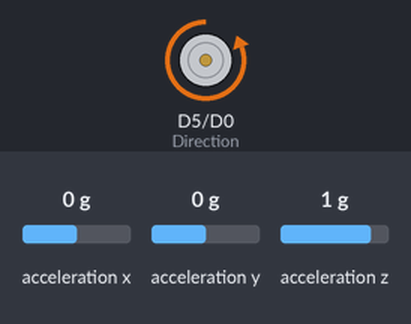
This sketch was run on a simulated ESP8266 (NodeMCU). Parts: direction and speed pins drawn as motors (green arrow = direction pin HIGH = forward, orange = LOW = backward, longer = more drive). The inputs (shaded band) are chosen by the test bench; at power-on: acceleration x 0 g, acceleration y 0 g, acceleration z 1 g. What the sketch prints to the serial monitor is not drawn.

Above: at 1.1 s.
At 6.1 s:
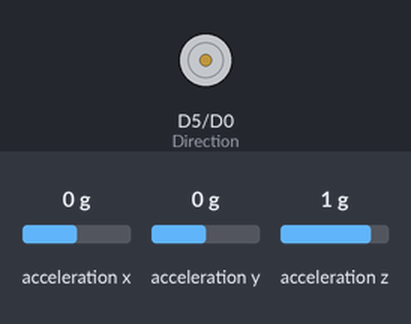
Timing chart, 0 to 7.8 s (numbered marks = the images above):
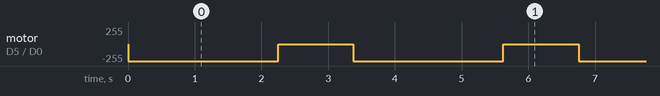

The sketch:

Accelerometer.ino
```cpp
/*
* AUTHORS: YOUR NAMES
* VERSION: 1.0.O
* NOTES:
*      - for testing the MMA8451Q accelerometer sensor
*      - Make sure common ground between sensor and microcontroller.
*      - Pin = 4 SDA Pin 5 = SCL on Lolin.
*/

#include <Wire.h>
#include <Adafruit_MMA8451.h>
#include <Adafruit_Sensor.h>

Adafruit_MMA8451 mma = Adafruit_MMA8451();

void setup(void)
{
  Serial.begin(115200);
  pinMode(D0, OUTPUT); // PWM
  pinMode(D5, OUTPUT); // Direction

  // Motor in stop state
  digitalWrite(D5, LOW);
  analogWrite(D0, 0);

  if (!mma.begin())
  {
    Serial.println("Couldnt start");
    while (1)
      ;
  }
  // Set range to required G
  mma.setRange(MMA8451_RANGE_2_G); // divides each recieved x,y and z by 4096
  // mma.setRange(MMA8451_RANGE_4_G); // divides each recieved x,y and z by 2048
  // mma.setRange(MMA8451_RANGE_8_G); // divides each recieved x,y and z by 1024
}

void loop()
{
  sensors_event_t event;
  mma.getEvent(&event);

    digitalWrite(D5, LOW); // Motor Forward @500
    analogWrite(D0, 500);
    getData(200);

    digitalWrite(D5, LOW); // Motor Stop
    digitalWrite(D0, LOW);
    getData(100);

    digitalWrite(D5, LOW); // Motor Forward @1000
    analogWrite(D0, 1000);
    getData(200);

    digitalWrite(D5, LOW); // Motor Stop
    digitalWrite(D0, LOW);
    getData(100);
}

void getData(int bound){
    for (int i = 0; i < bound; i++){
        sensors_event_t event;
        printEvent(event);
        delay(10);
    }
}

void printEvent(sensors_event_t event){

    mma.getEvent(&event);
    Serial.print("x: ");
    Serial.print(event.acceleration.x);
    Serial.print("\ty: ");
    Serial.print(event.acceleration.y);
    Serial.print("\tz: ");
    Serial.print(event.acceleration.z);
    Serial.println();

}
```

Measured:
- by itself, motor on D5 (Direction) / D0 (PWM): alternates backward 255/255 for 2.3 s and stopped for 1.1 s
